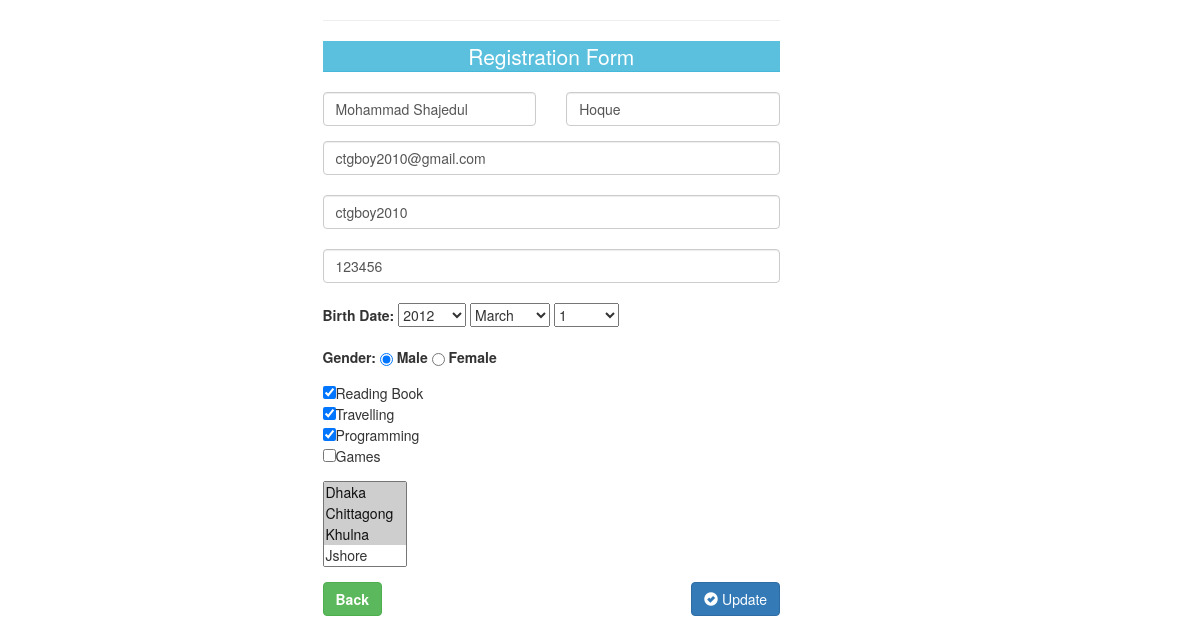
Page /update.php?id=1 on the committed database.
### tables this page shows
CREATE TABLE IF NOT EXISTS `users_db` (
`id` int(10) NOT NULL,
  `firstname` text NOT NULL,
  `lastname` text NOT NULL,
  `email` text NOT NULL,
  `username` text NOT NULL,
  `password` text NOT NULL,
  `dob` date NOT NULL,
  `gender` text NOT NULL,
  `hobby` text NOT NULL,
  `cities` text NOT NULL,
  `created` datetime NOT NULL,
  `modified` datetime NOT NULL
);

### update.php (the view, shortened to what this page needs)
<?php
    include('connection.php');
    $id=$_GET['id'];
    $query="SELECT * FROM `website_db`.`users_db` WHERE `users_db`.`id` = $id";
    $result=mysqli_query($con,$query);
    $rows=mysqli_fetch_array($result);
    $radio=$rows['gender'];
    $dob=$rows['dob'];
    $dob2=explode('-',$dob);
    $hob=explode(',',$rows['hobby']);
    $location=explode(',',$rows['cities']);
?>
<!doctype html>
<html lang="en">
<head>
    <link rel="stylesheet" type="text/css" href="https://maxcdn.bootstrapcdn.com/bootstrap/3.3.1/css/bootstrap.min.css">
</head>
<body>
<section class="container">
    <div class="row">
        <div class="col-md-5 col-md-offset-3">
            <hr class="colorgraph">
            <form class="form-signin" action="dashboard.php?id=<?php echo $_GET['id'] ?>" method="post">
                <fieldset>
                    <legend class="btn-info text-center">Registration Form</legend>
                    <div class="form-group">
                        <div class="row">
                            <div class="col-md-6">
                                <input class="form-control" placeholder="First Name" name="firstname" type="text" value="<?php echo $rows['firstname']?>">
                            </div>
                            <div class="col-md-6">
                                <input class="form-control" placeholder="Last Name" name="lastname" type="text" value="<?php echo $rows['lastname']?>">
                            </div>
                        </div>
                    </div>
                    <input class="form-control" placeholder="E-mail" name="email" type="email" value="<?php echo $rows['email']?>"><br>
                    <input class="form-control" placeholder="Username" name="username" type="text" value="<?php echo $rows['username']?>"><br>
                    <input class="form-control" placeholder="Password" name="password" type="text" value="<?php echo $rows['password']?>"><br>
                    <div class="form-group form-inline">
                        <label>Birth Date:</label>
                        <select name="dobyear">
                            <option <?php if ($dob2[0] == '2012' ) echo 'selected'; ?> value="2012">2012</option>
                        </select>
                        <select name="dobmonth">
                            <option <?php if ($dob2[1] == '03' ) echo 'selected'; ?> value="03">March</option>
                        </select>
                        <select name="dobday">
                            <option <?php if ($dob2[2] == '1' ) echo 'selected'; ?> value="1">1</option>
                        </select>
                    </div>
                    <div class="form-group form-inline">
                        <label class="form-group form-inline">Gender: </label>
                        <input class="form-group from-inline" value="Male" id="male" name="gender" type="radio" <?php if($radio=='Male') echo 'checked="checked"'; ?> />
                        <label class="form-group form-inline">Male</label>
                        <input class="form-group from-inline" value="Female" id="Female" name="gender" type="radio" <?php if($radio=='Female') echo 'checked="checked"'; ?> />
                        <label class="form-group form-inline">Female</label>
                    </div>
                    <div class="form-group form-inline">
                        <input type="checkbox" name="hobby[]" <?php if(in_array("Reading Book",$hob)) echo 'checked="checked"'; ?> value="Reading Book">Reading Book<br />
                        <input type="checkbox" name="hobby[]" <?php if(in_array("Travelling",$hob)) echo 'checked="checked"'; ?> value="Travelling">Travelling<br />
                        <input type="checkbox" name="hobby[]" <?php if(in_array("Programming",$hob)) echo 'checked="checked"'; ?> value="Programming">Programming<br />
                        <input type="checkbox" name="hobby[]" <?php if(in_array("Games",$hob)) echo 'checked="checked"'; ?> value="Games">Games<br />
                    </div>
                    <div class="form-group form-inline">
                        <select name="cities[]" multiple="multiple" >
                            <option <?php if(in_array('Dhaka',$location)) echo 'selected="selected"'; ?> value="Dhaka">Dhaka</option>
                            <option <?php if(in_array('Chittagong',$location)) echo 'selected="selected"'; ?> value="Chittagong">Chittagong</option>
                            <option <?php if(in_array('Khulna',$location)) echo 'selected="selected"'; ?> value="Khulna">Khulna</option>
                            <option <?php if(in_array('Jshore',$location)) echo 'selected="selected"'; ?> value="Jshore">Jshore</option>
                            <option <?php if(in_array('Rajshahi',$location)) echo 'selected="selected"'; ?> value="Rajshahi">Rajshahi</option>
                        </select>
                    </div>
                    <div class="pull-left">
                        <a class="btn btn-success" href="dashboard.php"><strong>Back</strong></a>
                    </div>
                    <button class="btn btn-ar btn-primary pull-right btn-md" type="submit" name="update">
                        <span aria-hidden="true" class="glyphicon glyphicon-ok-sign"></span>
                        Update
                    </button>
                    <div class="clearfix"></div>
                </fieldset>
            </form>
        </div>
    </div>
</section>
</body>
</html>

### rows in the picture
users_db: firstname "Mohammad Shajedul", lastname "Hoque", email "ctgboy2010@gmail.com", username "ctgboy2010", password "123456", dobyear "2012", dobmonth "March", dobday "1", gender "☑", hobby "☑", cities "Dhaka ☑ / Chittagong ☑ / Khulna ☑ / Jshore"
